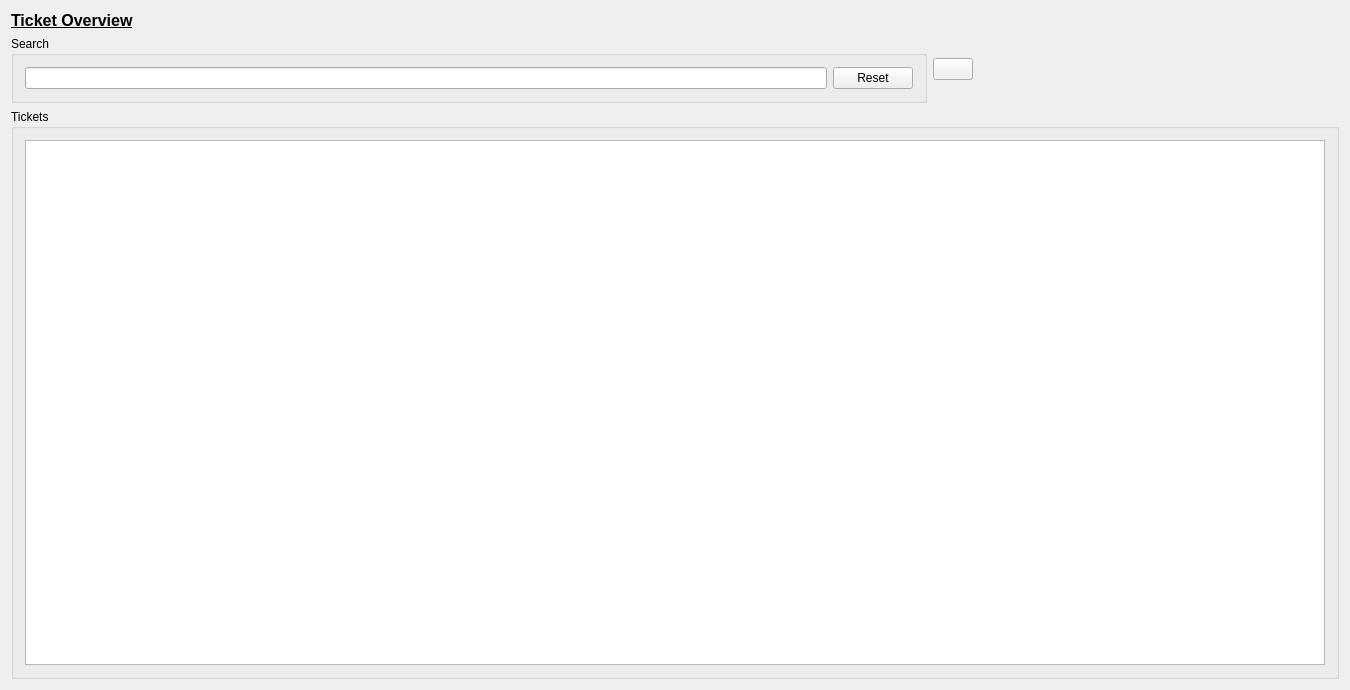
<?xml version="1.0" encoding="UTF-8"?>
<ui version="4.0">
 <class>ShowTicketWidgetClass</class>
 <widget class="QWidget" name="ShowTicketWidgetClass">
  <property name="geometry">
   <rect>
    <x>0</x>
    <y>0</y>
    <width>1350</width>
    <height>690</height>
   </rect>
  </property>
  <property name="windowTitle">
   <string>ShowTicketWidget</string>
  </property>
  <layout class="QVBoxLayout" name="verticalLayout_2">
   <item>
    <widget class="QLabel" name="label">
     <property name="font">
      <font>
       <pointsize>12</pointsize>
       <bold>true</bold>
       <underline>true</underline>
      </font>
     </property>
     <property name="text">
      <string>Ticket Overview</string>
     </property>
    </widget>
   </item>
   <item>
    <layout class="QHBoxLayout" name="horizontalLayout_2" stretch="5,0,2">
     <item>
      <widget class="QGroupBox" name="groupBox">
       <property name="title">
        <string>Search</string>
       </property>
       <layout class="QHBoxLayout" name="horizontalLayout">
        <item>
         <widget class="QLineEdit" name="le_search"/>
        </item>
        <item>
         <widget class="QPushButton" name="pb_reset">
          <property name="text">
           <string>Reset</string>
          </property>
         </widget>
        </item>
       </layout>
      </widget>
     </item>
     <item>
      <widget class="QPushButton" name="pb_manualRefresh">
       <property name="text">
        <string/>
       </property>
       <property name="icon">
        <iconset theme="QIcon::ThemeIcon::ViewRefresh"/>
       </property>
      </widget>
     </item>
     <item>
      <spacer name="horizontalSpacer">
       <property name="orientation">
        <enum>Qt::Orientation::Horizontal</enum>
       </property>
       <property name="sizeHint" stdset="0">
        <size>
         <width>40</width>
         <height>20</height>
        </size>
       </property>
      </spacer>
     </item>
    </layout>
   </item>
   <item>
    <widget class="QGroupBox" name="groupBox_2">
     <property name="title">
      <string>Tickets</string>
     </property>
     <layout class="QVBoxLayout" name="verticalLayout">
      <item>
       <widget class="QTableView" name="tv_showTickets">
        <property name="selectionMode">
         <enum>QAbstractItemView::SelectionMode::SingleSelection</enum>
        </property>
        <property name="selectionBehavior">
         <enum>QAbstractItemView::SelectionBehavior::SelectRows</enum>
        </property>
       </widget>
      </item>
     </layout>
    </widget>
   </item>
  </layout>
 </widget>
 <layoutdefault spacing="6" margin="11"/>
 <resources/>
 <connections/>
</ui>
